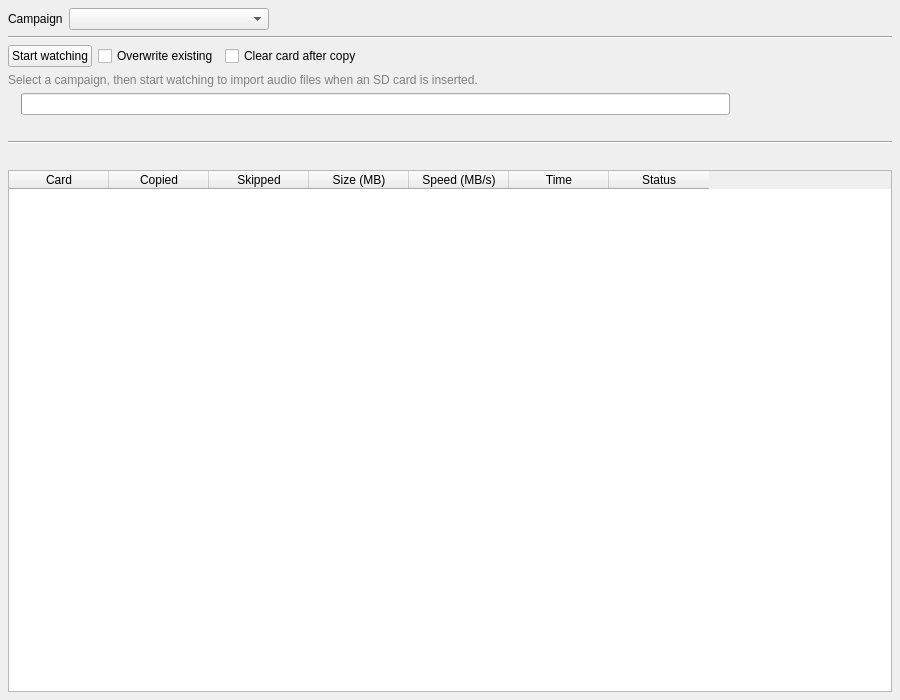
<?xml version="1.0" encoding="UTF-8"?>
<ui version="4.0">
 <class>ImportAudioPanel</class>
 <widget class="QWidget" name="ImportAudioPanel">
  <property name="geometry">
   <rect>
    <x>0</x>
    <y>0</y>
    <width>900</width>
    <height>700</height>
   </rect>
  </property>
  <layout class="QVBoxLayout" name="root_layout">
   <property name="leftMargin">
    <number>8</number>
   </property>
   <property name="topMargin">
    <number>8</number>
   </property>
   <property name="rightMargin">
    <number>8</number>
   </property>
   <property name="bottomMargin">
    <number>8</number>
   </property>
   <item>
    <layout class="QHBoxLayout" name="campaign_row">
     <item>
      <widget class="QLabel" name="campaign_label">
       <property name="text">
        <string>Campaign</string>
       </property>
      </widget>
     </item>
     <item>
      <widget class="QComboBox" name="campaign_combo">
       <property name="minimumSize">
        <size>
         <width>200</width>
         <height>0</height>
        </size>
       </property>
      </widget>
     </item>
     <item>
      <widget class="QLabel" name="campaign_info_label">
       <property name="styleSheet">
        <string>color: gray;</string>
       </property>
       <property name="text">
        <string/>
       </property>
      </widget>
     </item>
     <item>
      <spacer name="campaign_spacer">
       <property name="orientation">
        <enum>Qt::Orientation::Horizontal</enum>
       </property>
       <property name="sizeHint" stdset="0">
        <size>
         <width>40</width>
         <height>20</height>
        </size>
       </property>
      </spacer>
     </item>
    </layout>
   </item>
   <item>
    <widget class="QFrame" name="separator_1">
     <property name="frameShape">
      <enum>QFrame::Shape::HLine</enum>
     </property>
     <property name="frameShadow">
      <enum>QFrame::Shadow::Sunken</enum>
     </property>
    </widget>
   </item>
   <item>
    <layout class="QHBoxLayout" name="watch_row">
     <item>
      <widget class="QPushButton" name="watch_button">
       <property name="text">
        <string>Start watching</string>
       </property>
      </widget>
     </item>
     <item>
      <widget class="QCheckBox" name="overwrite_check">
       <property name="text">
        <string>Overwrite existing</string>
       </property>
      </widget>
     </item>
     <item>
      <widget class="QCheckBox" name="clear_check">
       <property name="text">
        <string>Clear card after copy</string>
       </property>
      </widget>
     </item>
     <item>
      <spacer name="watch_spacer">
       <property name="orientation">
        <enum>Qt::Orientation::Horizontal</enum>
       </property>
       <property name="sizeHint" stdset="0">
        <size>
         <width>40</width>
         <height>20</height>
        </size>
       </property>
      </spacer>
     </item>
    </layout>
   </item>
   <item>
    <widget class="QLabel" name="hint_label">
     <property name="styleSheet">
      <string>color: gray;</string>
     </property>
     <property name="text">
      <string>Select a campaign, then start watching to import audio files when an SD card is inserted.</string>
     </property>
     <property name="wordWrap">
      <bool>true</bool>
     </property>
    </widget>
   </item>
   <item>
    <widget class="QWidget" name="copying_widget">
     <layout class="QVBoxLayout" name="copying_layout">
      <property name="leftMargin">
       <number>0</number>
      </property>
      <property name="topMargin">
       <number>0</number>
      </property>
      <property name="rightMargin">
       <number>0</number>
      </property>
      <property name="bottomMargin">
       <number>0</number>
      </property>
      <item>
       <layout class="QHBoxLayout" name="copy_progress_row">
        <item>
         <widget class="QLabel" name="card_name_label">
          <property name="styleSheet">
           <string>font-weight: bold;</string>
          </property>
          <property name="text">
           <string/>
          </property>
         </widget>
        </item>
        <item>
         <widget class="QProgressBar" name="progress_bar">
          <property name="minimum">
           <number>0</number>
          </property>
          <property name="maximum">
           <number>100</number>
          </property>
          <property name="value">
           <number>0</number>
          </property>
          <property name="textVisible">
           <bool>false</bool>
          </property>
         </widget>
        </item>
        <item>
         <widget class="QLabel" name="files_label">
          <property name="minimumSize">
           <size>
            <width>90</width>
            <height>0</height>
           </size>
          </property>
          <property name="alignment">
           <set>Qt::AlignmentFlag::AlignRight|Qt::AlignmentFlag::AlignVCenter</set>
          </property>
          <property name="text">
           <string/>
          </property>
         </widget>
        </item>
        <item>
         <widget class="QLabel" name="eta_label">
          <property name="minimumSize">
           <size>
            <width>60</width>
            <height>0</height>
           </size>
          </property>
          <property name="styleSheet">
           <string>color: gray;</string>
          </property>
          <property name="alignment">
           <set>Qt::AlignmentFlag::AlignRight|Qt::AlignmentFlag::AlignVCenter</set>
          </property>
          <property name="text">
           <string/>
          </property>
         </widget>
        </item>
       </layout>
      </item>
     </layout>
    </widget>
   </item>
   <item>
    <widget class="QLabel" name="queue_label">
     <property name="styleSheet">
      <string>color: gray;</string>
     </property>
     <property name="text">
      <string/>
     </property>
    </widget>
   </item>
   <item>
    <widget class="QFrame" name="separator_2">
     <property name="frameShape">
      <enum>QFrame::Shape::HLine</enum>
     </property>
     <property name="frameShadow">
      <enum>QFrame::Shadow::Sunken</enum>
     </property>
    </widget>
   </item>
   <item>
    <widget class="QLabel" name="summary_label">
     <property name="text">
      <string/>
     </property>
    </widget>
   </item>
   <item>
    <widget class="QTableWidget" name="results_table">
     <property name="selectionBehavior">
      <enum>QAbstractItemView::SelectionBehavior::SelectRows</enum>
     </property>
     <property name="alternatingRowColors">
      <bool>true</bool>
     </property>
     <property name="columnCount">
      <number>7</number>
     </property>
     <column>
      <property name="text">
       <string>Card</string>
      </property>
     </column>
     <column>
      <property name="text">
       <string>Copied</string>
      </property>
     </column>
     <column>
      <property name="text">
       <string>Skipped</string>
      </property>
     </column>
     <column>
      <property name="text">
       <string>Size (MB)</string>
      </property>
     </column>
     <column>
      <property name="text">
       <string>Speed (MB/s)</string>
      </property>
     </column>
     <column>
      <property name="text">
       <string>Time</string>
      </property>
     </column>
     <column>
      <property name="text">
       <string>Status</string>
      </property>
     </column>
    </widget>
   </item>
  </layout>
 </widget>
 <resources/>
 <connections/>
</ui>
